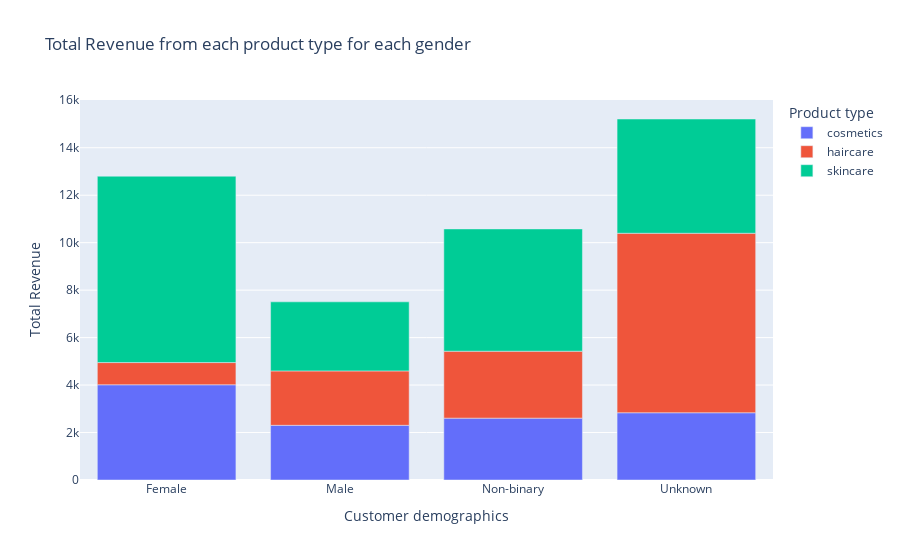

Notebook source saved alongside this figure:
### Code cell
#Total Revenue from each product type for each Customer category
data = df.groupby(['Product type','Customer demographics'])['Number of products sold'].sum().reset_index(name='Total Revenue')

fig = px.bar(data, x="Customer demographics", y="Total Revenue", color="Product type", 
             title="Total Revenue from each product type for each gender")
fig.show()

### Figure 1 — Plotly figure (JSON) as saved in the notebook; plotly's stock layout.template omitted (floating-point values rounded to 4 significant figures)
{"data": [{"alignmentgroup": "True", "hovertemplate": "Product type=cosmetics<br>Customer demographics=%{x}<br>Total Revenue=%{y}<extra></extra>", "legendgroup": "cosmetics", "marker": {"color": "#636efa", "pattern": {"shape": ""}}, "name": "cosmetics", "offsetgroup": "cosmetics", "orientation": "v", "showlegend": true, "textposition": "auto", "type": "bar", "x": ["Female", "Male", "Non-binary", "Unknown"], "xaxis": "x", "y": [4012, 2304, 2607, 2834], "yaxis": "y"}, {"alignmentgroup": "True", "hovertemplate": "Product type=haircare<br>Customer demographics=%{x}<br>Total Revenue=%{y}<extra></extra>", "legendgroup": "haircare", "marker": {"color": "#EF553B", "pattern": {"shape": ""}}, "name": "haircare", "offsetgroup": "haircare", "orientation": "v", "showlegend": true, "textposition": "auto", "type": "bar", "x": ["Female", "Male", "Non-binary", "Unknown"], "xaxis": "x", "y": [936, 2292, 2820, 7563], "yaxis": "y"}, {"alignmentgroup": "True", "hovertemplate": "Product type=skincare<br>Customer demographics=%{x}<br>Total Revenue=%{y}<extra></extra>", "legendgroup": "skincare", "marker": {"color": "#00cc96", "pattern": {"shape": ""}}, "name": "skincare", "offsetgroup": "skincare", "orientation": "v", "showlegend": true, "textposition": "auto", "type": "bar", "x": ["Female", "Male", "Non-binary", "Unknown"], "xaxis": "x", "y": [7853, 2911, 5153, 4814], "yaxis": "y"}], "layout": {"barmode": "relative", "legend": {"title": {"text": "Product type"}, "tracegroupgap": 0}, "title": {"text": "Total Revenue from each product type for each gender"}, "xaxis": {"anchor": "y", "domain": [0, 1], "title": {"text": "Customer demographics"}}, "yaxis": {"anchor": "x", "domain": [0, 1], "title": {"text": "Total Revenue"}}}}
